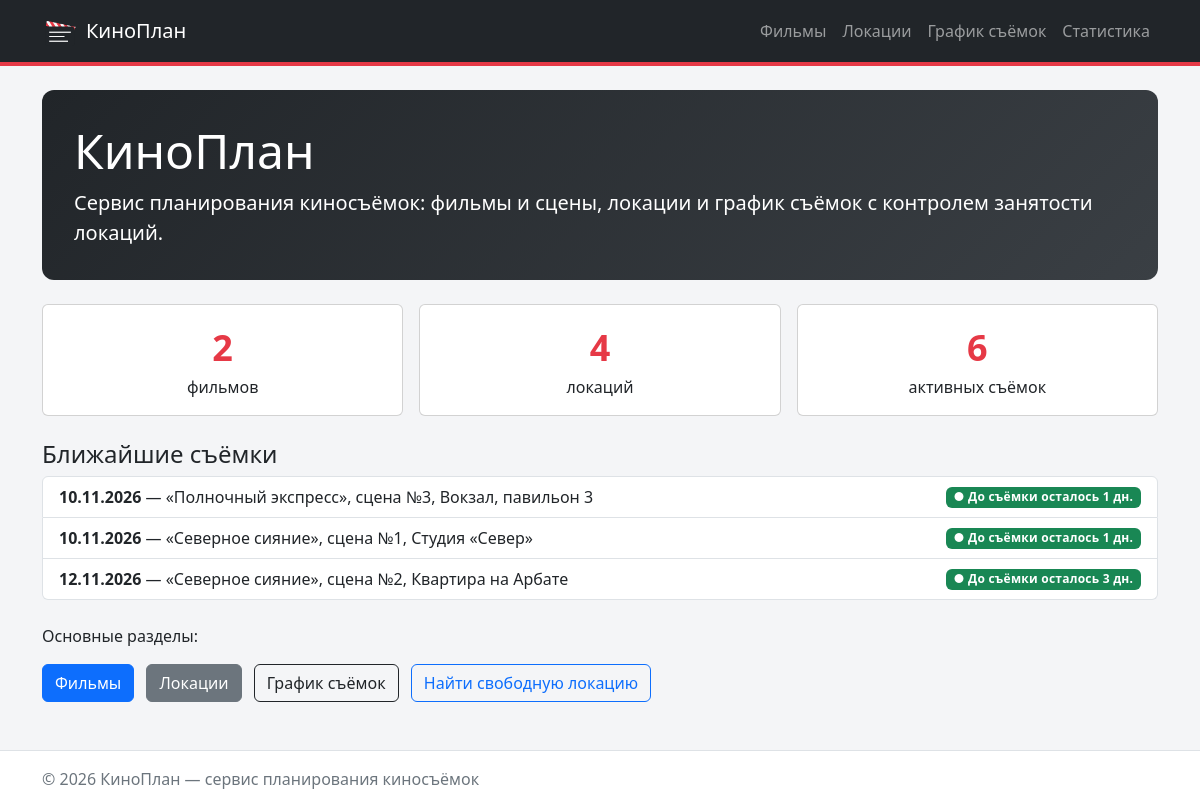
The page / on the database its author committed.
### homepage/views.py (the view)
# urls.py: path("", views.index, name="index"),
def index(request: HttpRequest) -> HttpResponse:
    context = {
        "summary": queries.get_summary(),
        "upcoming_shootings": queries.get_upcoming_shootings(date.today()),
    }
    return render(request, "homepage/index.html", context)

### db/database.py (called while the page is built)
def get_connection(db_path: Optional[str] = None) -> sqlite3.Connection:
    conn = sqlite3.connect(db_path or DB_PATH)
    conn.row_factory = sqlite3.Row
    conn.execute("PRAGMA foreign_keys = ON")
    return conn

def check_database() -> None:
    if not os.path.exists(DB_PATH):
        raise FileNotFoundError(
            f"База данных {DB_PATH} не найдена. "
            "Создайте её командой: python -m db.import_json"
        )

def fetch_all(query: str, params: Sequence = ()) -> List[sqlite3.Row]:
    check_database()
    with closing(get_connection()) as conn:
        return conn.execute(query, params).fetchall()

def fetch_one(query: str, params: Sequence = ()) -> Optional[sqlite3.Row]:
    check_database()
    with closing(get_connection()) as conn:
        return conn.execute(query, params).fetchone()

### db/queries.py (called while the page is built)
def prepare_shootings(rows) -> List[dict]:
    shootings = []
    for row in rows:
        shooting = dict(row)
        shooting_date = date.fromisoformat(row["shooting_date"])
        days_until = get_days_until_shooting(shooting_date)
        shooting["shooting_date"] = shooting_date
        shooting["is_cancelled"] = bool(row["is_cancelled"])
        shooting["days_until"] = days_until
        shooting["status"] = get_status_text(
            shooting["is_cancelled"], days_until
        )
        shootings.append(shooting)
    return shootings

def get_summary():
    return fetch_one("""
        SELECT
            (SELECT COUNT(*) FROM films) AS films_count,
            (SELECT COUNT(*) FROM locations) AS locations_count,
            (SELECT COUNT(*) FROM shootings
             WHERE is_cancelled = 0) AS active_count
    """)

def get_upcoming_shootings(today: date, limit: int = 3) -> List[dict]:
    rows = fetch_all("""
        SELECT
            shootings.id,
            shootings.shooting_date,
            shootings.is_cancelled,
            films.title AS film_title,
            scenes.number AS scene_number,
            locations.name AS location_name
        FROM shootings
        JOIN scenes ON shootings.scene_id = scenes.id
        JOIN films ON scenes.film_id = films.id
        JOIN locations ON shootings.location_id = locations.id
        WHERE shootings.is_cancelled = 0
          AND shootings.shooting_date >= ?
        ORDER BY shootings.shooting_date, shootings.id
        LIMIT ?
    """, [today.isoformat(), limit])
    return prepare_shootings(rows)

### homepage/templates/homepage/index.html (shortened to what this page needs)
{% extends "base.html" %}
{% block content %}
    <section class="kp-hero mb-4">
        <h1 class="display-5">КиноПлан</h1>
        <p class="lead mb-0">
            Сервис планирования киносъёмок: фильмы и сцены, локации
            и график съёмок с контролем занятости локаций.
        </p>
    </section>
    <div class="row g-3 mb-4">
        <div class="col-sm-4">
            <div class="card kp-stat text-center">
                <div class="card-body">
                    <div class="kp-stat-value">{{ summary.films_count }}</div>
                    фильмов
                </div>
            </div>
        </div>
        <div class="col-sm-4">
            <div class="card kp-stat text-center">
                <div class="card-body">
                    <div class="kp-stat-value">{{ summary.locations_count }}</div>
                    локаций
                </div>
            </div>
        </div>
        <div class="col-sm-4">
            <div class="card kp-stat text-center">
                <div class="card-body">
                    <div class="kp-stat-value">{{ summary.active_count }}</div>
                    активных съёмок
                </div>
            </div>
        </div>
    </div>
    <h2 class="h4">Ближайшие съёмки</h2>
    <div class="list-group mb-4">
        {% for shooting in upcoming_shootings %}
            {% include "shootings/includes/shooting_item.html" %}
        {% empty %}
            <p>Ближайших съёмок нет.</p>
        {% endfor %}
    </div>
    <p>Основные разделы:</p>
    <a href="{% url 'films:list' %}" class="btn btn-primary me-2">Фильмы</a>
    <a href="{% url 'locations:list' %}" class="btn btn-secondary me-2">Локации</a>
    <a href="{% url 'shootings:list' %}" class="btn btn-outline-dark me-2">График съёмок</a>
    <a href="{% url 'locations:free' %}" class="btn btn-outline-primary">Найти свободную локацию</a>
{% endblock %}

### shootings/templates/shootings/includes/shooting_item.html
<a
    href="{% url 'shootings:detail' shooting.id %}"
    class="list-group-item list-group-item-action d-flex justify-content-between align-items-center{% if shooting.is_cancelled %} kp-cancelled{% endif %}"
>
    <span>
        <strong>{{ shooting.shooting_date|date:"d.m.Y" }}</strong> —
        «{{ shooting.film_title }}», сцена №{{ shooting.scene_number }},
        {{ shooting.location_name }}
    </span>
    {% include "shootings/includes/shooting_status.html" %}
</a>

### shootings/templates/shootings/includes/shooting_status.html
{% if shooting.is_cancelled %}
    <span class="badge bg-secondary kp-status kp-status-cancelled">{{ shooting.status }}</span>
{% elif shooting.days_until < 0 %}
    <span class="badge bg-dark kp-status kp-status-past">{{ shooting.status }}</span>
{% else %}
    <span class="badge bg-success kp-status kp-status-active">{{ shooting.status }}</span>
{% endif %}

### homepage/static/homepage/css/style.css (style rules this page uses)
:root { --kp-accent: #e63946; --kp-dark: #212529; --kp-muted-bg: #f4f5f7; }
body { min-height: 100vh; display: flex; flex-direction: column; background-color: var(--kp-muted-bg); }
.kp-hero { padding: 2rem; border-radius: 12px; background: linear-gradient(135deg, var(--kp-dark), #3a3f44); color: #fff; }
.kp-stat-value { font-size: 2.25rem; font-weight: 700; color: var(--kp-accent); }
.kp-status { font-weight: 600; letter-spacing: 0.02em; }
.kp-status-active::before { content: "● "; }

### rows shown on the page
films: shooting_date "12.11.2026", film_title "Северное сияние", scene_number "2", location_name "Квартира на Арбате", status "До съёмки осталось 3 дн."

### other values the page prints
{{ summary.films_count }} "2"
{{ summary.locations_count }} "4"
{{ summary.active_count }} "6"
{{ shooting.shooting_date|date:"d.m.Y" }} "10.11.2026" "10.11.2026"
{{ shooting.film_title }} "Полночный экспресс" "Северное сияние"
{{ shooting.scene_number }} "3" "1"
{{ shooting.location_name }} "Вокзал, павильон 3" "Студия «Север»"
{{ shooting.status }} "До съёмки осталось 1 дн." "До съёмки осталось 1 дн."
